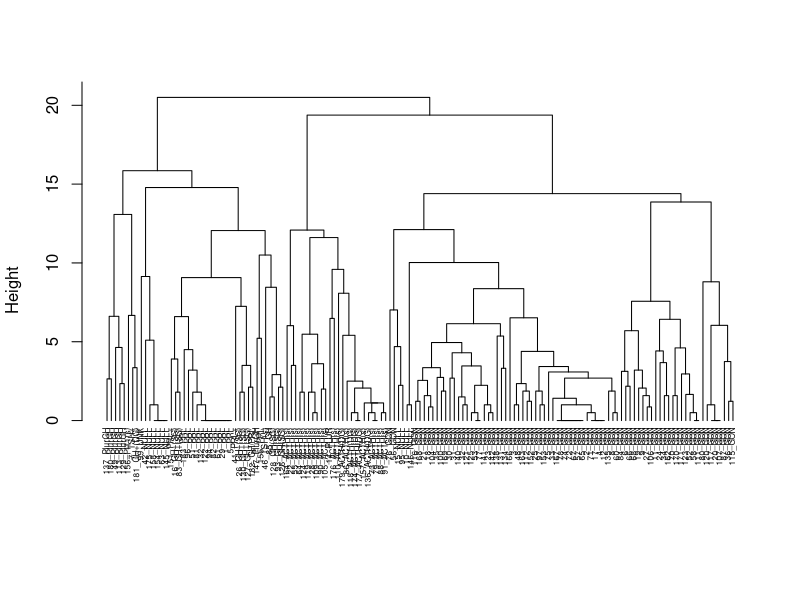
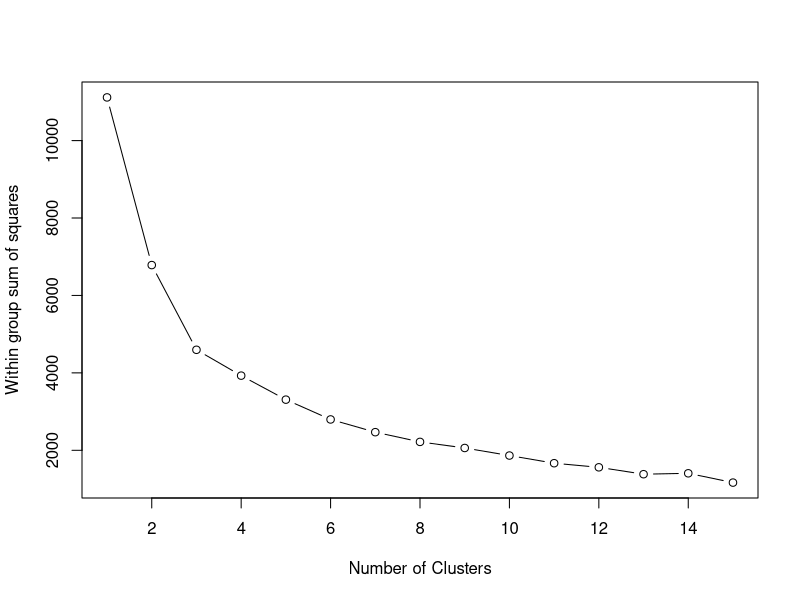
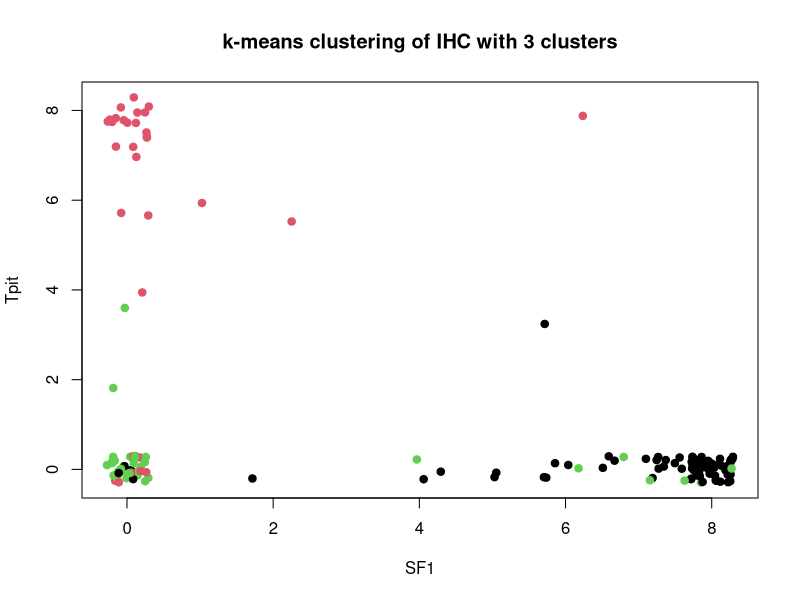
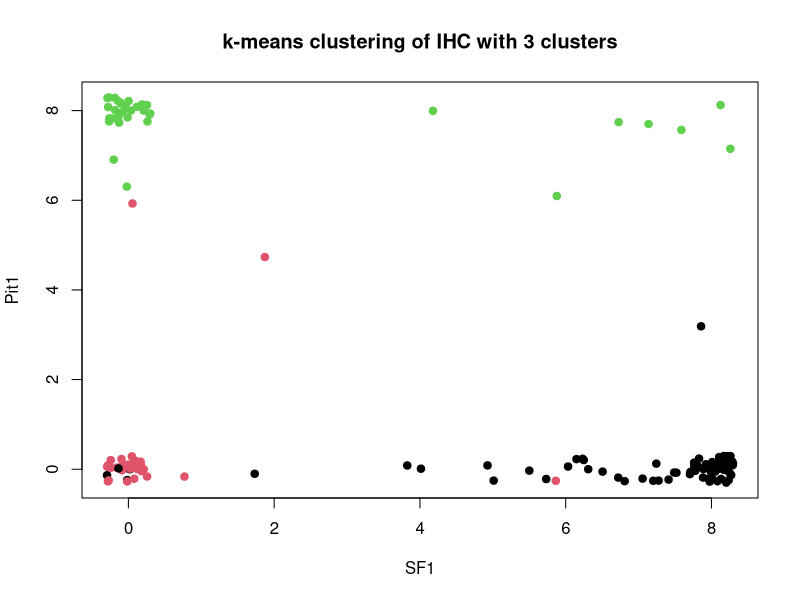
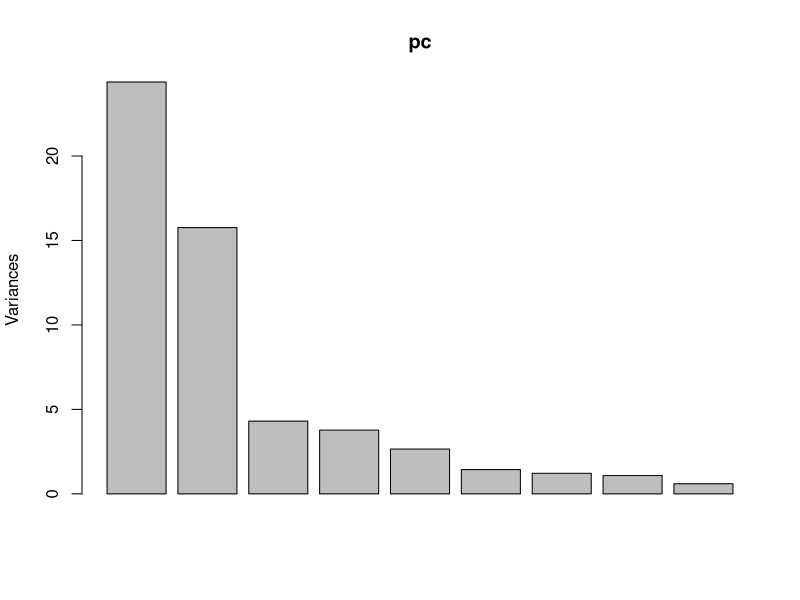
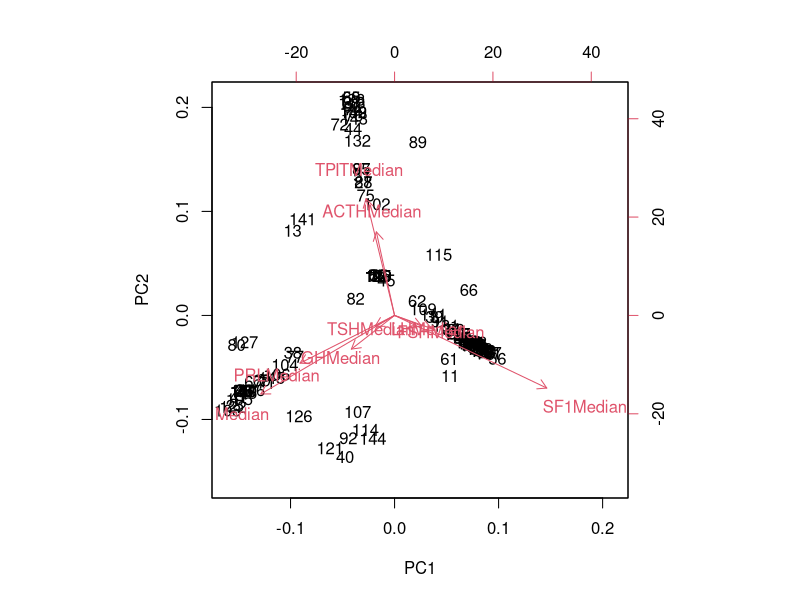
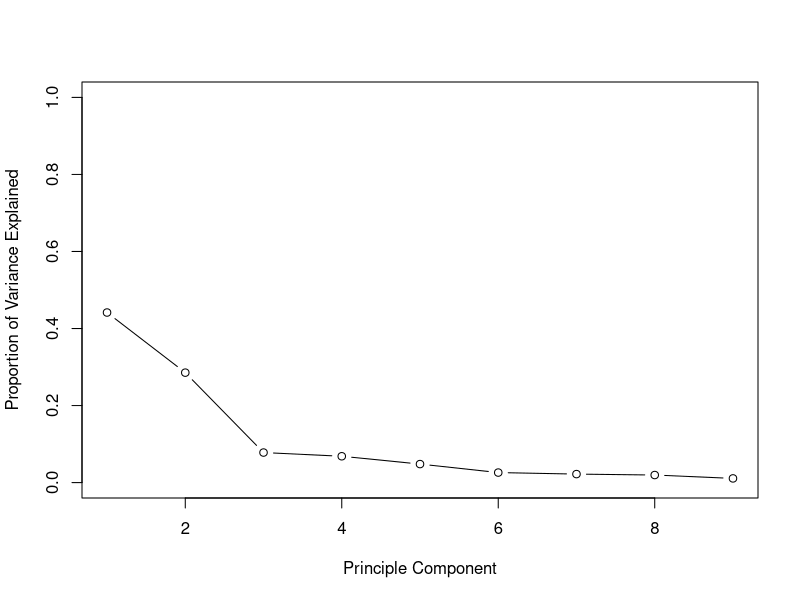
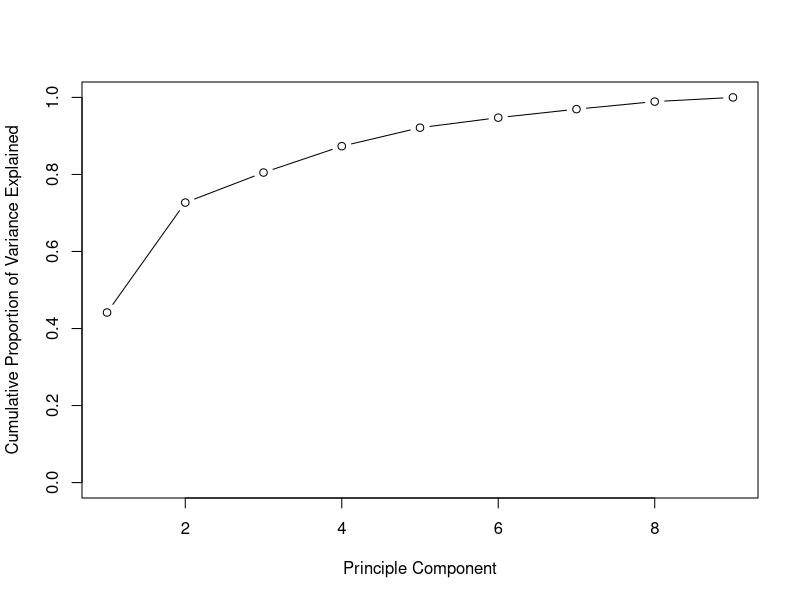

Recreate these plots in R, in order.
## ---- chunk 1
knitr::opts_chunk$set(echo = TRUE)
## ---- chunk 2
library(tidyverse)

patma <- read_csv("data/TpitAddedVillaUpdate.csv")

# Get rid of the Note column
patma <- patma[-30]
glimpse(patma)
## ---- chunk 3
rowsAssigned <- patma %>%
  unite("RowNames", c("CaseID", "finDx")) %>%
  column_to_rownames(var = "RowNames")

df <- rowsAssigned %>% 
  select(SF1Median, Pit1Median, TPITMedian, PRLMedian, GHMedian, TSHMedian, LHMedian, FSHMedian, ACTHMedian, ASUMedian, GATA3Median) %>%
  na.omit()

d <- dist(df, method = "euclidean")

hc1 <- hclust(d, method = "complete")

plot(hc1, 
     main = "", # As an alternative: main = "Hierarchical Clustering",
     xlab = "", 
     sub = "", 
     cex.sub = 1.5,
     cex = 0.5,
     #      cex.main = 2, #this doesn't matter since the label is supressed in line 100 with main = ""
     pty = "m", 
     hang = -2)
## ---- chunk 4
set.seed(2019)
rowsAssigned <- patma %>%
  unite("RowNames", c("CaseID", "finDx")) %>%
  column_to_rownames(var = "RowNames")

km6 <- rowsAssigned %>% 
  select(SF1Median, Pit1Median, TPITMedian, PRLMedian, GHMedian, TSHMedian, LHMedian, FSHMedian, ACTHMedian) %>%
  na.omit() %>% 
  kmeans(6,nstart=20)

glimpse(km6)
str(km6)

km6$cluster %>% sort()
## ---- chunk 5
rowsAssigned <- patma %>%
  unite("RowNames", c("CaseID", "finDx")) %>%
  column_to_rownames(var = "RowNames")

df <- rowsAssigned %>% 
  select(SF1Median, Pit1Median, TPITMedian, PRLMedian, GHMedian, TSHMedian, LHMedian, FSHMedian, ACTHMedian, ASUMedian, GATA3Median) %>%
  na.omit()

wss <- 0

for (i in 1:15) {
  km.out <- kmeans(df, centers = i, nstart = 20, iter.max = 50)
  wss[i] <- km.out$tot.withinss
}

plot(1:15, wss, type = "b",
     xlab = "Number of Clusters",
     ylab = "Within group sum of squares")

k <- 3

km.out <- kmeans(df, centers = 3, nstart = 20, iter.max = 50)

plot(jitter(df$SF1Median, 3), jitter(df$TPITMedian, 3),
     pch = 19,
     col = km.out$cluster,
     main = paste("k-means clustering of IHC with", k, "clusters"),
     xlab = "SF1",
     ylab = "Tpit")

plot(jitter(df$SF1Median, 3), jitter(df$Pit1Median, 3),
     pch = 19,
     col = km.out$cluster,
     main = paste("k-means clustering of IHC with", k, "clusters"),
     xlab = "SF1",
     ylab = "Pit1")
## ---- chunk 6
df <-  patma %>% 
  select(SF1Median, Pit1Median, TPITMedian, PRLMedian, GHMedian, TSHMedian, LHMedian, FSHMedian, ACTHMedian, ASUMedian, GATA3Median) %>%
  na.omit()

df_scaled <- scale(df)

hclust.df <- hclust(dist(df_scaled), method = "complete")
km.df <- kmeans(df_scaled, 
                centers = 3,
                nstart = 20,
                iter.max = 50)
cut.df <- cutree(hclust.df, k = 3)

table(km.df$cluster, cut.df)

## ---- chunk 7
pc <- patma %>% 
  select(SF1Median, Pit1Median, TPITMedian, PRLMedian, GHMedian, TSHMedian, LHMedian, FSHMedian, ACTHMedian) %>%
  na.omit() %>% 
  prcomp(center = TRUE, scale = FALSE)

summary(pc) # these list the principle components in decending explanatory ability. See proporation of overall variance.
plot(pc) # how many components do you want to include? No set answer
pc # rotation section lets us know the relationship between IHC and principle components
predict(pc)
biplot(pc) # VERY interesting in its ability to distinguish between the Pit1, SF1 and Tpit groups. Change xlim and ylim to improve legibility.

# Scree plots are also useful, and common. 

pr.var <- pc$sdev^2
pve <- pr.var/sum(pr.var)
plot(pve, xlab = "Principle Component",
     ylab = "Proportion of Variance Explained",
     ylim = c(0,1), type = "b")

plot(cumsum(pve), xlab = "Principle Component",
     ylab = "Cumulative Proportion of Variance Explained",
     ylim = c(0,1), type = "b")

library(ggfortify)
df <- patma %>% 
  select(SF1Median, Pit1Median, TPITMedian, PRLMedian, GHMedian, TSHMedian, LHMedian, FSHMedian, ACTHMedian) %>%
  na.omit()

trimmedSet <- patma %>% 
  select(SF1Median, Pit1Median, TPITMedian, PRLMedian, GHMedian, TSHMedian, LHMedian, FSHMedian, ACTHMedian, finDx) %>%
  na.omit()

# Try fct_lumping the trimmed set so that the principle component display doesn't look so busy. See GATA3 code to see how I did it then. 

autoplot(prcomp(df), data = trimmedSet, colour = 'finDx', size = 8)
## ---- chunk 8
library(Rtsne)
patma_unique <- patma %>% 
  na.omit() %>% 
  unique()

patma_matrix <- as.matrix(patma_unique[,c(4:12, 18, 23, 24)])

set.seed(2019)
tsne_out <- Rtsne(patma_matrix, check_duplicates = FALSE, theta = 0.0) 

library(ggplot2)
tsne_plot <- data.frame(x = tsne_out$Y[,1], y = tsne_out$Y[,2], Diagnoses = patma_unique$finDx)

ggplot(tsne_plot) + 
  geom_point(aes(x=x, y=y, color=Diagnoses), size = 5) +
  theme_minimal()
## ---- chunk 9
df <- patma %>% 
  select(SF1Median, Pit1Median, TPITMedian, PRLMedian, GHMedian, TSHMedian, LHMedian, FSHMedian, ACTHMedian) %>%
  na.omit()

factanal(df, 1)
factanal(df, 2)
factanal(df, 3)
factanal(df, 4)
